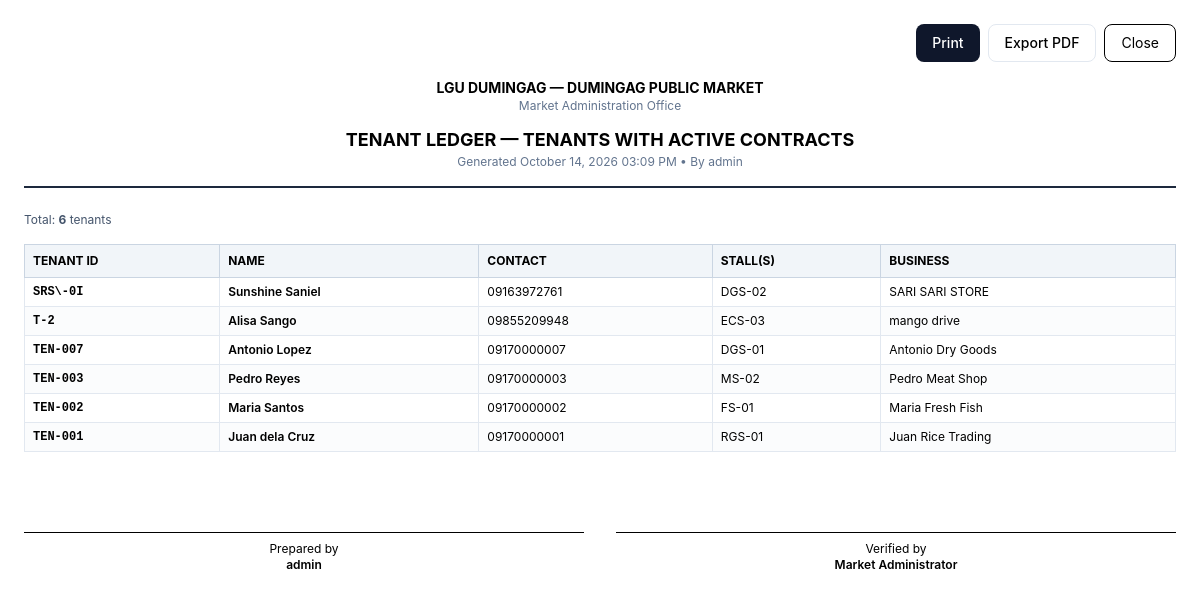
Screenshot of /ledger/print/ (signed in) with the database file from the repository.
### core/models.py (models this page shows, shortened)
class SystemSetting(models.Model):
    PENALTY_TYPE_CHOICES = [
        ('fixed', 'Fixed'),
        ('percentage', 'Percentage'),
    ]
    municipality_name = models.CharField(max_length=200)
    market_name = models.CharField(max_length=200)
    office_name = models.CharField(max_length=200)
    receipt_prefix = models.CharField(max_length=20)
    default_due_day = models.PositiveIntegerField(default=5)
    penalty_type = models.CharField(max_length=20, choices=PENALTY_TYPE_CHOICES, default='percentage')
    penalty_value = models.DecimalField(max_digits=10, decimal_places=2, default=0)
    grace_period = models.PositiveIntegerField(default=5)
    logo = models.ImageField(upload_to='logos/', blank=True, null=True)
    theme_color = models.CharField(max_length=7, default='#003366')
    terms_and_conditions = models.TextField(
        default=DEFAULT_CONTRACT_TERMS,
        blank=True,
        help_text='One clause per line. Printed on every rental contract.',
    )
    class Meta:
        verbose_name = 'System Setting'
        verbose_name_plural = 'System Settings'

class Tenant(models.Model):
    STATUS_CHOICES = [
        ('Active', 'Active'),
        ('Inactive', 'Inactive'),
        ('Suspended', 'Suspended'),
        ('Terminated', 'Terminated'),
    ]
    tenant_id = models.CharField(max_length=20, unique=True)
    user = models.OneToOneField(User, on_delete=models.SET_NULL, null=True, blank=True, related_name='tenant')
    full_name = models.CharField(max_length=200)
    first_name = models.CharField(max_length=100, blank=True)
    middle_name = models.CharField(max_length=100, blank=True)
    last_name = models.CharField(max_length=100, blank=True)
    address = models.TextField()
    street = models.CharField(max_length=200, blank=True)
    barangay = models.CharField(max_length=100, blank=True)
    municipality = models.CharField(max_length=100, blank=True)
    province = models.CharField(max_length=100, blank=True)
    contact_number = models.CharField(max_length=20)
    email = models.EmailField(blank=True)
    valid_id_type = models.CharField(max_length=100, blank=True)
    valid_id_number = models.CharField(max_length=100, blank=True)
    valid_id_image = models.ImageField(upload_to='tenant_ids/', blank=True, null=True)
    business_name = models.CharField(max_length=200, blank=True)
    business_type = models.CharField(max_length=100, blank=True)
    emergency_contact_name = models.CharField(max_length=200, blank=True)
    emergency_contact_number = models.CharField(max_length=20, blank=True)
    status = models.CharField(max_length=20, choices=STATUS_CHOICES, default='Active')
    date_registered = models.DateField(auto_now_add=True)
    notes = models.TextField(blank=True)
    created_at = models.DateTimeField(auto_now_add=True)
    updated_at = models.DateTimeField(auto_now=True)
    class Meta:
        ordering = ['full_name']

class RentalContract(models.Model):
    STATUS_CHOICES = [
        ('Active', 'Active'),
        ('Expired', 'Expired'),
        ('Terminated', 'Terminated'),
        ('Pending', 'Pending'),
    ]
    tenant = models.ForeignKey(Tenant, on_delete=models.CASCADE, related_name='contracts')
    stall = models.ForeignKey(Stall, on_delete=models.CASCADE, related_name='contracts')
    start_date = models.DateField()
    end_date = models.DateField(null=True, blank=True)
    monthly_rent = models.DecimalField(max_digits=10, decimal_places=2)
    due_day = models.PositiveIntegerField(default=5)
    security_deposit = models.DecimalField(max_digits=10, decimal_places=2, default=0)
    status = models.CharField(max_length=20, choices=STATUS_CHOICES, default='Active')
    remarks = models.TextField(blank=True)
    created_at = models.DateTimeField(auto_now_add=True)
    updated_at = models.DateTimeField(auto_now=True)
    class Meta:
        ordering = ['-start_date']
        constraints = [
            models.UniqueConstraint(
                fields=['stall', 'status'],
                name='unique_active_contract_per_stall',
                condition=models.Q(status='Active'),
            ),
        ]

class Stall(models.Model):
    STATUS_CHOICES = [
        ('Vacant', 'Vacant'),
        ('Occupied', 'Occupied'),
        ('Reserved', 'Reserved'),
        ('Maintenance', 'Maintenance'),
    ]
    stall_number = models.CharField(max_length=20, unique=True)
    section = models.ForeignKey(MarketSection, on_delete=models.CASCADE, related_name='stalls')
    stall_type = models.ForeignKey(StallType, on_delete=models.SET_NULL, null=True, related_name='stalls')
    size = models.DecimalField(max_digits=8, decimal_places=2, blank=True, null=True)
    monthly_rate = models.DecimalField(max_digits=10, decimal_places=2)
    status = models.CharField(max_length=20, choices=STATUS_CHOICES, default='Vacant')
    remarks = models.TextField(blank=True)
    created_at = models.DateTimeField(auto_now_add=True)
    updated_at = models.DateTimeField(auto_now=True)
    class Meta:
        ordering = ['stall_number']

### core/views/ledger.py (the view, shortened to what this page needs)
# urls.py: path('ledger/print/', ledger_list_print, name='ledger_list_print'),
@login_required
def ledger_list_print(request):
    role = get_user_role(request.user)
    tenants = Tenant.objects.filter(status='Active', contracts__status='Active').distinct().order_by('-id')
    search = request.GET.get('search', '').strip()
    if search:
        tenants = tenants.filter(Q(full_name__icontains=search) | Q(tenant_id__icontains=search))
    context = {
        'tenants': tenants,
        'search': search,
        'system_settings': SystemSetting.objects.first(),
        'user': request.user,
        'now': __import__('django.utils.timezone', fromlist=['now']).now(),
    }
    return render(request, 'ledger/print_list.html', context)

### core/context_processors.py (called while the page is built)
def system_settings(request):
    settings = SystemSetting.objects.first()
    return {'system_settings': settings}

def static_version(request):
    try:
        mtime = int((settings.BASE_DIR / "static" / "css" / "output.css").stat().st_mtime)
    except OSError:
        mtime = ""
    return {"STATIC_VERSION": mtime}

### core/permissions.py (called while the page is built)
def get_user_role(user):
    try:
        return user.profile.role
    except Exception:
        if user.is_superuser:
            return 'admin'
        return None

### templates/ledger/print_list.html (shortened to what this page needs)
{% load static humanize %}<!DOCTYPE html>
<html lang="en">
<head>
  <link rel="stylesheet" href="{% static 'css/output.css' %}?v={{ STATIC_VERSION }}">
</head>
<body class="bg-white p-6 font-sans">
  <div class="max-w-6xl mx-auto">
    <div class="no-print mb-4 flex justify-end gap-2">
      <button onclick="window.print()" class="rounded-lg bg-slate-900 px-4 py-2 text-sm font-medium text-white">Print</button>
      <a href="{% url 'ledger_list_export_pdf' %}?{{ request.GET.urlencode }}" class="rounded-lg border border-slate-200 bg-white px-4 py-2 text-sm font-medium">Export PDF</a>
      <button onclick="window.close()" class="rounded-lg border px-4 py-2 text-sm">Close</button>
    </div>
    <div class="text-center border-b-2 border-slate-800 pb-4 mb-6">
      <h1 class="text-sm font-bold uppercase">{{ system_settings.municipality_name|default:"Municipality" }} — {{ system_settings.market_name|default:"Public Market" }}</h1>
      <p class="text-xs text-slate-500">{{ system_settings.office_name|default:"" }}</p>
      <h2 class="mt-3 text-lg font-bold uppercase">Tenant Ledger — Tenants with Active Contracts</h2>
      <p class="text-xs text-slate-500">Generated {{ now|date:"F d, Y h:i A" }} • By {{ user.get_full_name|default:user.username }}{% if search %} • Search: "{{ search }}"{% endif %}</p>
    </div>
    <div class="mb-4 text-xs text-slate-600">Total: <strong>{{ tenants.count }}</strong> tenants</div>
    <table class="w-full border-collapse text-xs">
      <thead><tr class="bg-slate-100">
        <th class="border border-slate-300 px-2 py-2 text-left uppercase">Tenant ID</th>
        <th class="border border-slate-300 px-2 py-2 text-left uppercase">Name</th>
        <th class="border border-slate-300 px-2 py-2 text-left uppercase">Contact</th>
        <th class="border border-slate-300 px-2 py-2 text-left uppercase">Stall(s)</th>
        <th class="border border-slate-300 px-2 py-2 text-left uppercase">Business</th>
      </tr></thead>
      <tbody>
        {% for t in tenants %}
        <tr class="even:bg-slate-50/50">
          <td class="border border-slate-200 px-2 py-1.5 font-mono font-bold">{{ t.tenant_id }}</td>
          <td class="border border-slate-200 px-2 py-1.5 font-semibold">{{ t.full_name }}</td>
          <td class="border border-slate-200 px-2 py-1.5">{{ t.contact_number|default:"—" }}</td>
          <td class="border border-slate-200 px-2 py-1.5">{% for c in t.contracts.all %}{% if c.status == 'Active' %}{{ c.stall.stall_number }} {% endif %}{% endfor %}</td>
          <td class="border border-slate-200 px-2 py-1.5">{{ t.business_name|default:"—" }}</td>
        </tr>
        {% empty %}<tr><td colspan="5" class="border text-center py-4 text-slate-400">No tenants found</td></tr>{% endfor %}
      </tbody>
    </table>
    <div class="mt-8 grid grid-cols-2 gap-8 text-center text-xs"><div class="border-t pt-2 mt-12">Prepared by<br><span class="font-semibold">{{ user.get_full_name|default:user.username }}</span></div><div class="border-t pt-2 mt-12">Verified by<br><span class="font-semibold">Market Administrator</span></div></div>
  </div>
</body>
</html>

### rows the page displays
SystemSetting: municipality_name "LGU DUMINGAG", market_name "DUMINGAG PUBLIC MARKET", office_name "Market Administration Office"
Tenant: tenant_id "SRS\\-0I", full_name "Sunshine Saniel", contact_number "09163972761", business_name "SARI SARI STORE"
RentalContract: stall.stall_number "DGS-02"
Tenant: tenant_id "T-2", full_name "Alisa Sango", contact_number "09855209948", business_name "mango drive"
RentalContract: stall.stall_number "ECS-03"
Tenant: tenant_id "TEN-007", full_name "Antonio Lopez", contact_number "09170000007", business_name "Antonio Dry Goods"
RentalContract: stall.stall_number "DGS-01"
Tenant: tenant_id "TEN-003", full_name "Pedro Reyes", contact_number "09170000003", business_name "Pedro Meat Shop"
RentalContract: stall.stall_number "MS-02"
Tenant: tenant_id "TEN-002", full_name "Maria Santos", contact_number "09170000002", business_name "Maria Fresh Fish"
RentalContract: stall.stall_number "FS-01"
Tenant: tenant_id "TEN-001", full_name "Juan dela Cruz", contact_number "09170000001", business_name "Juan Rice Trading"
RentalContract: stall.stall_number "RGS-01"

### other values shown
{{ now|date:"F d, Y h:i A" }} "October 14, 2026 03:09 PM"
{{ user.get_full_name|default:user.username }} "admin"
{{ tenants.count }} "6"
